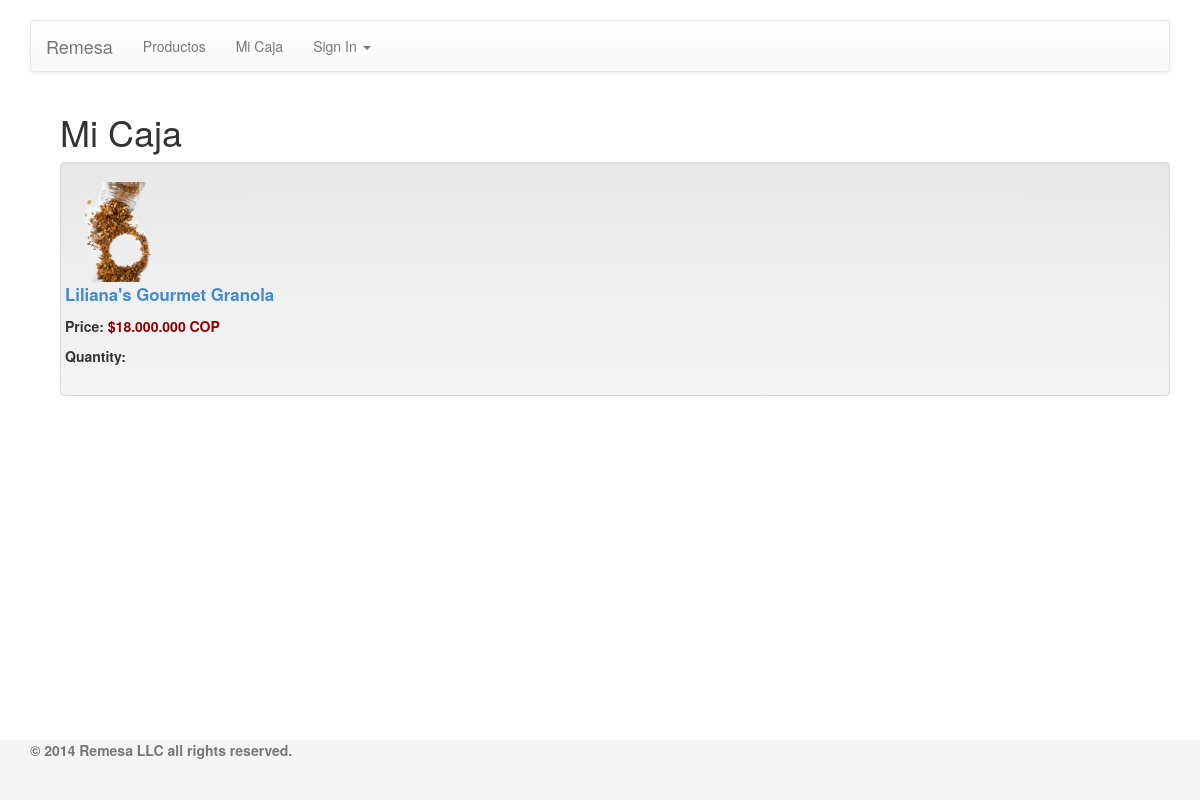
Before: /caja/ with the older database file.
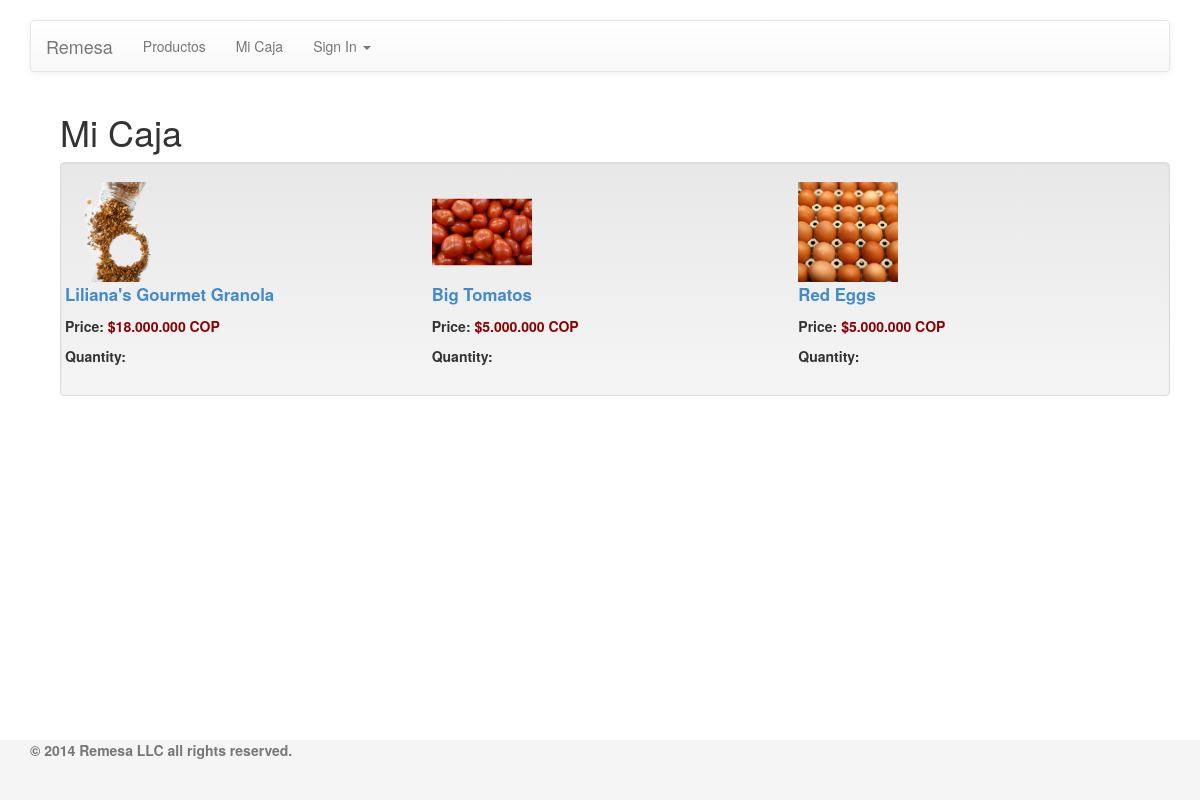
After: the same page with the newer database file.
### catalogue/models.py (models this page shows, shortened)
class Product(models.Model):
    category = models.ForeignKey('CatalogueCategory', related_name='products')
    name = models.CharField(max_length=300)
    slug = models.SlugField(max_length=150)
    description = models.TextField()
    photo = models.ImageField(upload_to='product_photo', blank=True)
    manufacturer = models.CharField(max_length=300, blank=True)
    price_in_cop = models.DecimalField(max_digits=6, decimal_places=3)

### remesa/views.py (the view)
# urls.py: url(r'^caja/', 'remesa.views.caja', name='caja'),
def caja(request):
    context = {
        'products': Product.objects.all()
    }
    return render_to_response(
        'caja.html',
        context_instance=RequestContext(request, context))

### remesa/templates/caja.html
{% extends 'base.html' %}
{% block content %}
<div class="container-fluid">
    <div class="row">
        <div class="col-md-12">
            <h1>Mi Caja</h1>
            <div class="well">
                {% for product in products %}
                    {% if forloop.first %}
                        <div class="row">
                    {% endif %}
                        <div class="col-md-4">
                            {% include 'cart_product.html' %}
                        </div>
                    {% if forloop.counter|divisibleby:3 %}
                        </div>
                        <div class='row'>
                    {% endif %}
                    {% if forloop.last %}
                        </div>
                    {% endif %}
                {% endfor %}
            </div>
        </div>
    </div>
</div>
{% endblock %}

### cart/templates/cart_product.html
    <div class="row">
       <a href="">
           <img class="img-responsive" src="{{product.photo.url}}"
           alt="Responsive image" style="max-width: 100px"></img>
       </a>
    </div>
    <div class="row">
        <p><big><strong><a href="">{{product.name}}</a></strong></big></p>
    </div>
    <div class="row">
        <p><strong>Price: <strong style="color:darkred">${{product.price_in_cop}}.000 COP</strong></p>
    </div>
    <div class="row">
        <p><strong>Quantity: {{product.quantity}}</strong>{{ form }}</p>
    </div>

Changed rows visible on the page:
added Product: photo (picture), name "Big Tomatos", price_in_cop "5.000"
added Product: photo (picture), name "Red Eggs", price_in_cop "5.000"
